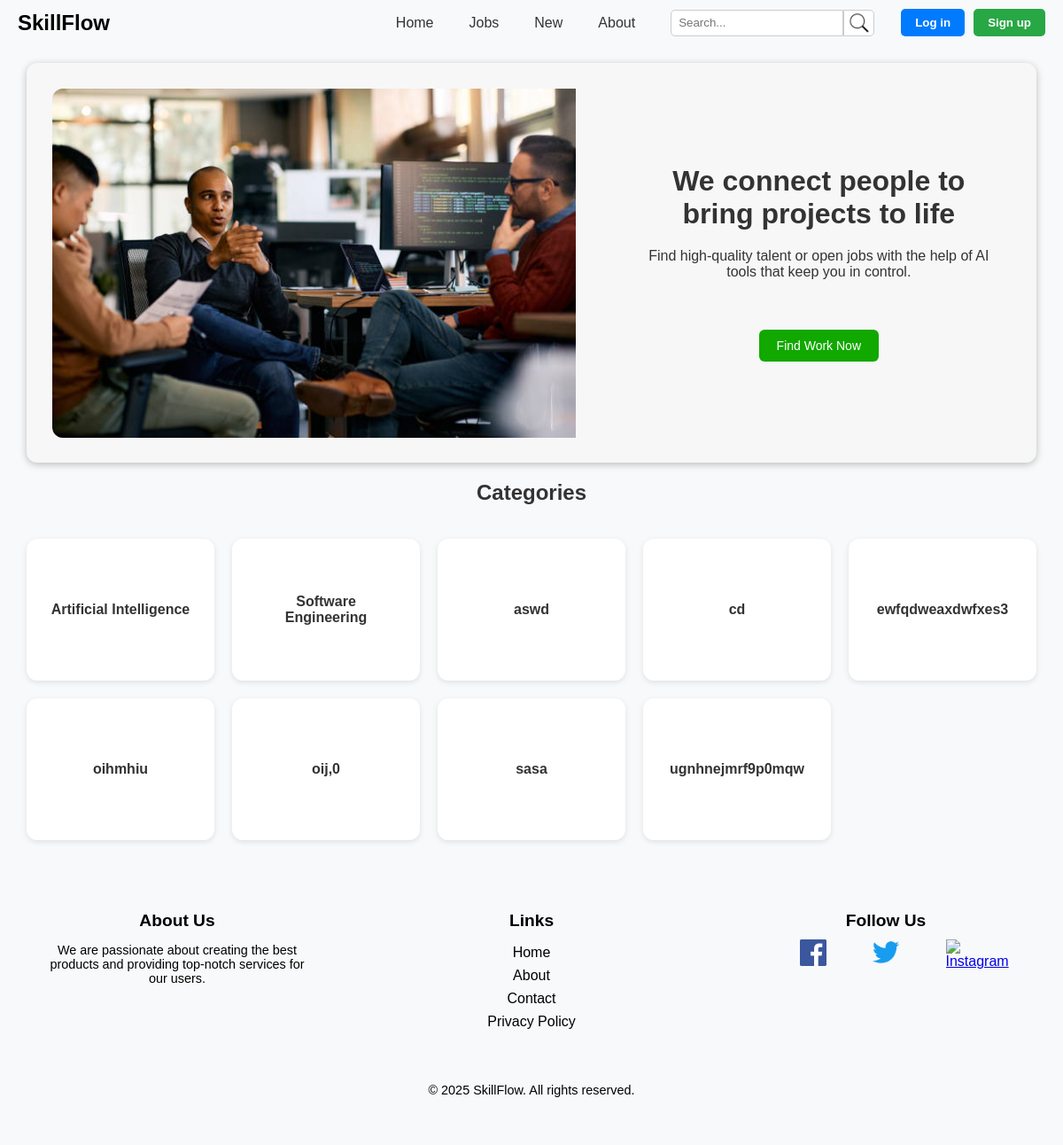
Page /Pages/index.php on the committed database.
### tables this page shows
CREATE TABLE "Category" (
    id INTEGER PRIMARY KEY AUTOINCREMENT NOT NULL,
    name TEXT NOT NULL,
    description TEXT NOT NULL
);

### Pages/index.php (the view, shortened to what this page needs)
<?php
  require_once('../Templates/common_template.php');
  $db = getDatabaseConnection();
  $stmt = $db->query("SELECT name FROM Category ORDER BY name");
  $categories = $stmt->fetchAll(PDO::FETCH_ASSOC);
?>
<!DOCTYPE html>
<html lang="en">
<head>
  <link rel="stylesheet" href="../css/index.css">
  <link rel="stylesheet" href="../css/navbar.css">
  <link rel="stylesheet" href="../css/footer.css">
</head>
<body>
  <div class="container">
    <div class="image-section">
      <img src="../assets/images/team.jpg" alt="Team Image">
    </div>
    <div class="text-section">
      <h1>We connect people to bring projects to life </h1>
      <p>Find high-quality talent or open jobs with the help of AI tools that keep you in control.</p> <br><br>
      <a href="jobs.php">
        <button>Find Work Now</button>
      </a>
    </div>
  </div>
  <section class="categories-section">
  <h2>Categories</h2> <br>
  <div class="categories-grid">
    <?php foreach ($categories as $category):
      $name = htmlspecialchars($category['name']);
    ?>
      <form action="jobs_by_category.php" method="get" class="category-card">
        <button type="submit" style="width: 100%; height: 100%; border:none; background:none;">
          <span><?= $name ?></span>
        </button>
      </form>
    <?php endforeach; ?>
  </div>
</section>
</body>
</html>

### css/jobs.css (style rules this page uses)
body { font-family: Arial, sans-serif; margin: 0; padding: 0; background-color: #f8f9fa; overflow-x: hidden; }
h1, h2 { margin: 0; }
button { cursor: pointer; font-family: inherit; }

### css/index.css (style rules this page uses)
body { font-family: Arial, sans-serif; margin: 0; padding: 0; }
h1, h2 { margin: 0; }
button { cursor: pointer; }
.container { display: flex; background-color: #f0f0f034; border-radius: 12px; overflow: hidden; width: 95%; margin: 20px auto; box-shadow: 0 2px 8px rgba(0, 0, 0, 0.247); }
.image-section { width: 60%; margin: 2.5%; }
.image-section img { width: 100%; height: 100%; object-fit: cover; display: block; border-top-left-radius: 12px; border-bottom-left-radius: 12px; }
.text-section { width: 40%; padding: 20px; display: flex; flex-direction: column; justify-content: center; text-align: center; margin: 2.5%; }
.text-section p { margin: 0 0 20px; font-size: 16px; color: #333; }
.text-section h1 { margin: 0 0 20px; color: #333; }
.text-section button { padding: 10px 20px; background-color: #11a800; color: white; border: none; border-radius: 6px; cursor: pointer; font-size: 14px; transition: background-color 0.3s; display: inline-block; }
.categories-section h2 { text-align: center; color: #333; margin-bottom: 20px; }
.categories-section { width: 95%; margin: 20px auto; }
.categories-grid { display: grid; grid-template-columns: repeat(5, 1fr); gap: 20px; }
.category-card { background-color: white; border-radius: 12px; padding: 20px; height: 120px; box-shadow: 0 2px 6px rgba(0, 0, 0, 0.1); display: flex; justify-content: center; align-items: center; cursor: pointer; transition: transform 0.3s ease; text-align: center; }
.category-card button { width: 100%; height: 100%; border: none; background: none; cursor: pointer; font-size: 1rem; font-weight: bold; color: #333; }
.category-card span { pointer-events: none; }

### rows in the picture
category: name "Artificial Intelligence"
category: name "Software Engineering"
category: name "aswd"
category: name "cd"
category: name "ewfqdweaxdwfxes3"
category: name "oihmhiu"
category: name "oij,0"
category: name "sasa"
category: name "ugnhnejmrf9p0mqw"
